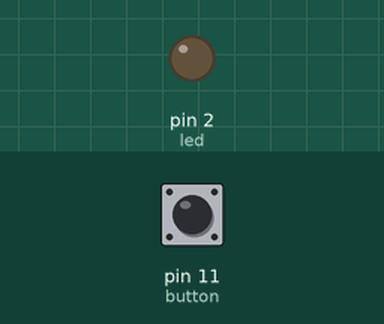
Recording of a sketch running on a simulated Arduino Uno, built with avr-gcc and run on an emulated ATmega328P. On the bench: output pins drawn as LEDs (lit = HIGH). The inputs (shaded band) are chosen by the test bench; at power-on: pin 11 (button) LOW.

Above: at 1.2 s.
1.3 s: pin 11 (button) pulled HIGH for 0.15 s
At 1.37 s:
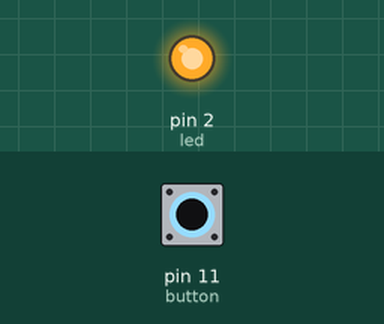
2.9 s: pin 11 (button) pulled HIGH for 3.2 s
At 6.5 s:
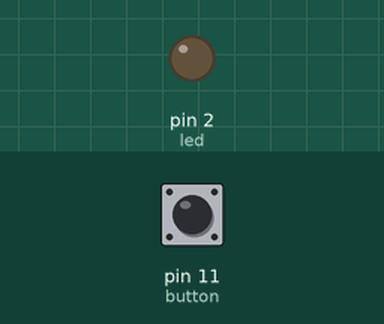
Timing chart, 0 to 8.0 s (numbered marks = the images above; inputs shaded):
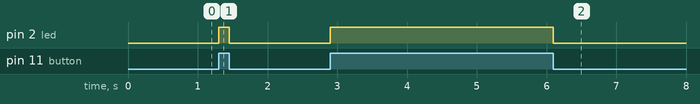

Measured:
- after the input at 1.3 s, pin 2 (led): LOW → HIGH at once, → LOW 0.15 s later
- after the input at 2.9 s, pin 2 (led): LOW → HIGH at once, → LOW 3.2 s later

The sketch:

Bai1.2.Dieu_khien_led.ino
```cpp
int button = 11;
int led = 2;
void setup() {
  pinMode(button, INPUT);  //Cài đặt chân D11 ở trạng thái đọc dữ liệu
  pinMode(led,OUTPUT); // Cài đặt chân D2 dưới dạng OUTPUT
}

void loop() {
  int buttonStatus = digitalRead(button);    //Đọc trạng thái button
  digitalWrite(led, buttonStatus);
//  if (buttonStatus == HIGH) { // Nếu mà button bị nhấn
//    digitalWrite(led,HIGH); // Đèn led sáng
//  } else { // ngược lại
//    digitalWrite(led,LOW);
//  }
}
```
